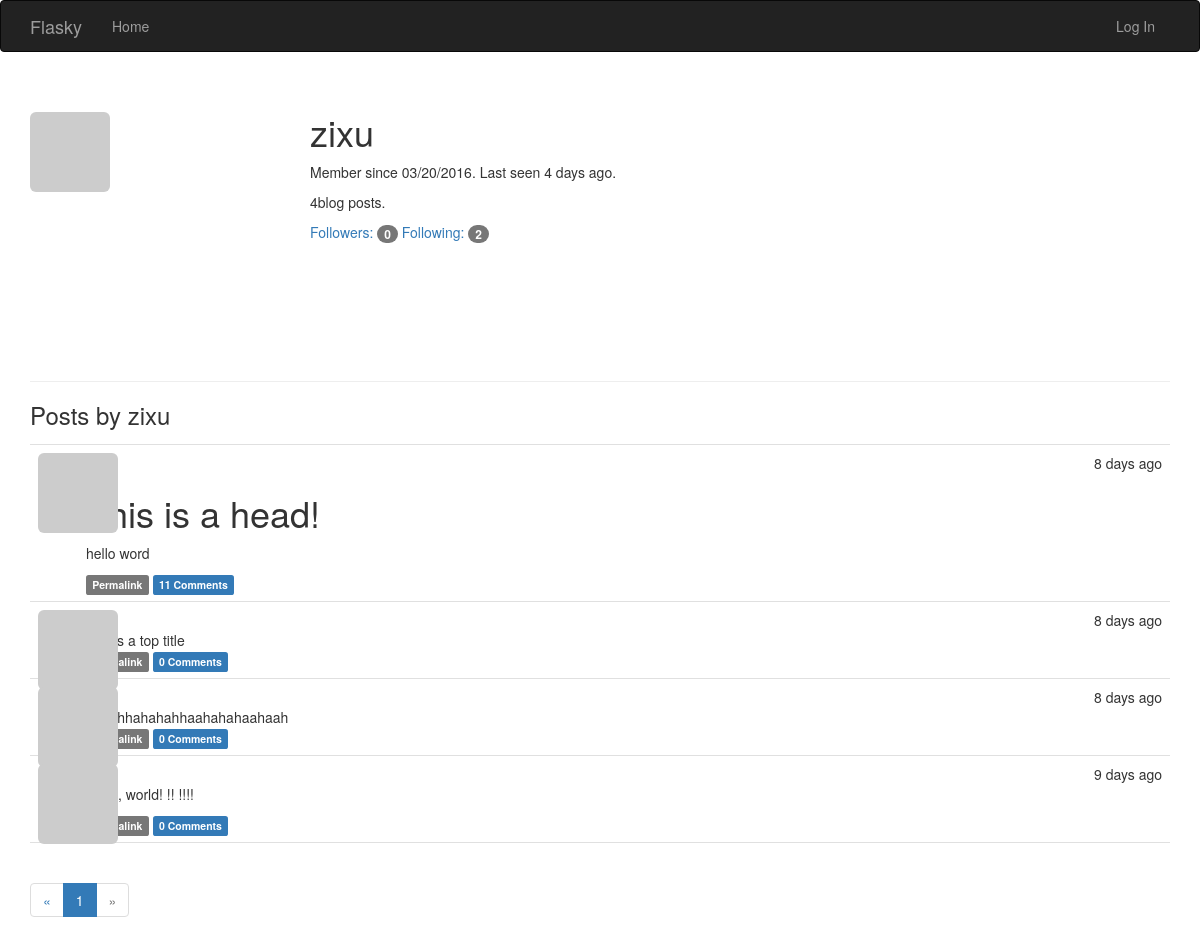
/user/zixu, run on an earlier commit of the app's database.
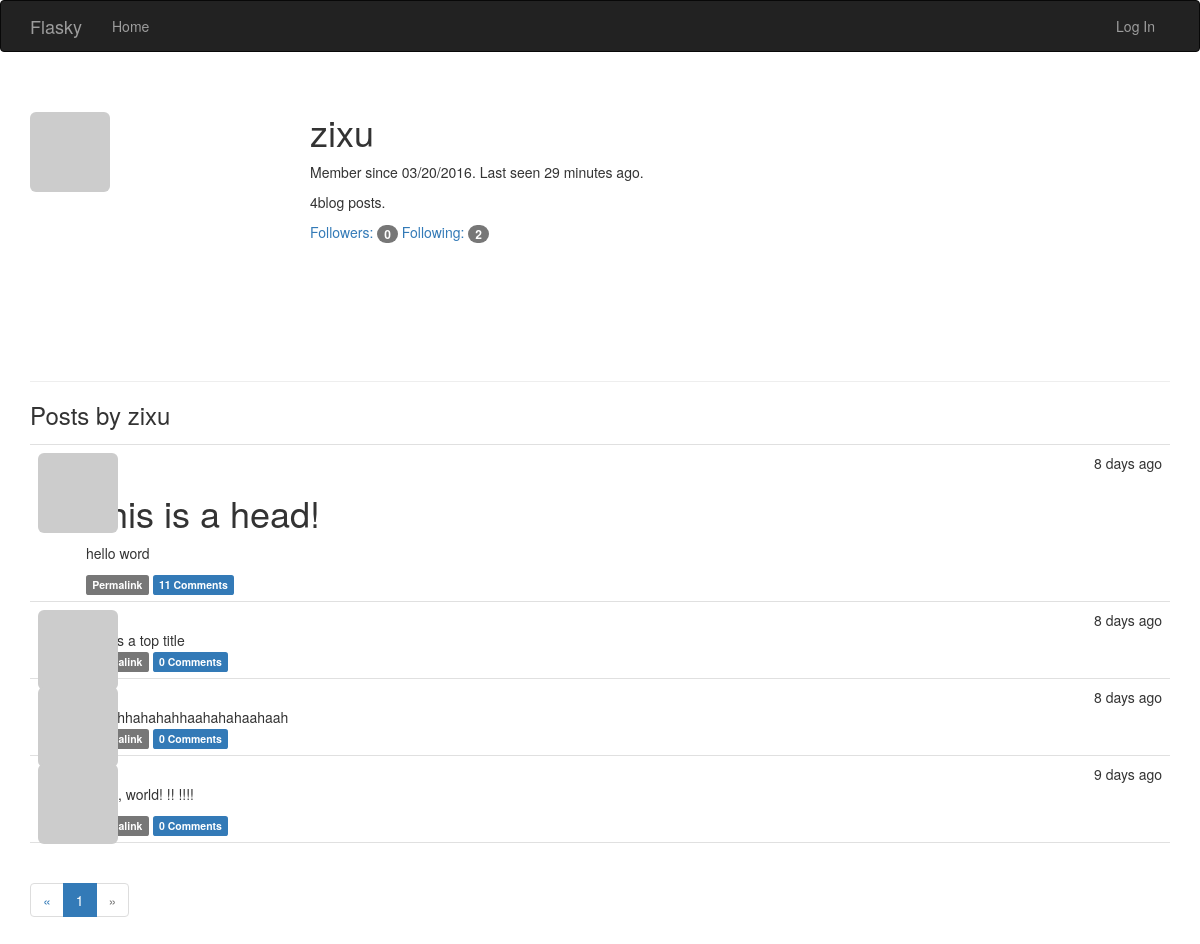
And on a later commit of the database.
### app/models.py (models this page shows, shortened)
class User(UserMixin, db.Model):
    __tablename__ = 'users'
    id = db.Column(db.Integer, primary_key=True)
    email = db.Column(db.String(64), unique=True, index=True)
    username = db.Column(db.String(64), unique=True, index=True)
    role_id = db.Column(db.Integer, db.ForeignKey('roles.id'))
    password_hash = db.Column(db.String(128))
    confirmed = db.Column(db.Boolean, default=False)
    name = db.Column(db.String(64))
    location = db.Column(db.String(64))
    about_me = db.Column(db.Text())
    member_since = db.Column(db.DateTime(), default=datetime.utcnow)
    last_seen = db.Column(db.DateTime(), default=datetime.utcnow)
    avatar_hash = db.Column(db.String(32))
    posts = db.relationship('Post', backref='author', lazy='dynamic')
    followed = db.relationship('Follow',
                               foreign_keys=[Follow.follower_id],
                               backref=db.backref('follower', lazy='joined'),
                               lazy='dynamic',
                               cascade='all, delete-orphan')
    followers = db.relationship('Follow',
                                foreign_keys=[Follow.followed_id],
                                backref=db.backref('followed', lazy='joined'),
                                lazy='dynamic',
                                cascade='all, delete-orphan')
    comments = db.relationship('Comment', backref='author', lazy='dynamic')
    @property
    def password(self):
        raise AttributeError('password is not a readable attribute')
    def gravatar(self, size=100, default='identicon', rating='g'):
        if request.is_secure:
            url = 'https://secure.gravatar.com/avatar'
        else:
            url = 'http://www.gravatar.com/avatar'
        hash = self.avatar_hash or hashlib.md5(
            self.email.encode('utf-8')).hexdigest()
        return '{url}/{hash}?s={size}&d={default}&r={rating}'.format(
            url=url, hash=hash, size=size, default=default, rating=rating)

class Post(db.Model):
    __tablename__ = 'posts'
    id = db.Column(db.Integer, primary_key=True)
    body = db.Column(db.Text)
    body_html = db.Column(db.Text)
    timestamp = db.Column(db.DateTime, index=True, default=datetime.utcnow)
    author_id = db.Column(db.Integer, db.ForeignKey('users.id'))
    comments = db.relationship('Comment', backref='post', lazy='dynamic')

### app/main/views.py (the view)
@main.route('/user/<username>')
def user(username):
    user = User.query.filter_by(username=username).first_or_404()
    page = request.args.get('page', 1, type=int)
    pagination = user.posts.order_by(Post.timestamp.desc()).paginate(
        page, per_page=current_app.config['FLASKY_POSTS_PER_PAGE'],
        error_out=False)
    posts = pagination.items
    return render_template('user.html', user=user, posts=posts, pagination=pagination)

### app/auth/views.py (called while the page is built)
@auth.before_app_request
def before_request():
    if current_user.is_authenticated:
        current_user.ping()
        if not current_user.confirmed \
                and request.endpoint[:5] != 'auth.' \
                and request.endpoint != 'static':
            return redirect(url_for('auth.unconfirmed'))

### app/main/__init__.py (called while the page is built)
@main.app_context_processor
def inject_permissions():
    return dict(Permission=Permission)

### app/main/views.py (called while the page is built)
@main.after_app_request
def after_request(response):
    for query in get_debug_queries():
        if query.duration >= current_app.config['FLASKY_SLOW_DB_QUERY_TIME']:
            current_app.logger.warning(
                'Slow query: %s\nParameters: %s\nDuration: %fs\nContext: %s\n' %
                                       (query.statement, query.parameters, query.duration,
                                            query.context))
    return response

### app/models.py (called while the page is built)
    def can(self, permissions):
        return False

    def is_administrator(self):
        return False

### app/templates/user.html (shortened to what this page needs)
{% extends "base.html" %}
{% import "_macros.html" as macros %}
{% block page_content %}
<div class="page-header">
    <img class="img-rounded profile-thumbnail" src="{{ user.gravatar(size=256) }}">
    <div class="profile-header">
        <h1>{{ user.username }}</h1>
        <p>Member since {{ moment(user.member_since).format('L') }}. Last seen {{ moment(user.last_seen).fromNow() }}.</p>
        <p>{{ user.posts.count() }}blog posts.</p>
        <p>
            <a href="{{ url_for('.followers', username=user.username) }}">
                Followers: <span class="badge">{{ user.followers.count() - 1 }}</span>
            </a>
            <a href="{{ url_for('.followed_by', username=user.username) }}">
                Following: <span class="badge">{{ user.followed.count() - 1}}</span>
            </a>
        </p>
    </div>
</div>
<h3>Posts by {{ user.username }}</h3>
{% include '_post.html' %}
{% if pagination %}
<div class="pagination">
    {{ macros.pagination_widget(pagination, '.user', username=user.username) }}
</div>
{% endif %}
{% endblock %}

### app/templates/base.html (shortened to what this page needs)
{% extends "bootstrap/base.html" %}
{% block head %}
{{ super() }}
<link rel="stylesheet" type="text/css" href="{{ url_for('static', filename='styles.css') }}">
{% endblock %}
{% block navbar %}
<div class="navbar navbar-inverse" role="navigation">
    <div class="container">
        <div class="navbar-header">
            <a class="navbar-brand" href="{{ url_for('main.index') }}">Flasky</a>
        </div>
        <div class="navbar-collapse collapse">
            <ul class="nav navbar-nav">
                <li><a href="{{ url_for('main.index') }}">Home</a></li>
            </ul>
            <ul class="nav navbar-nav navbar-right">
                {% if current_user.is_authenticated %}
                <li class="dropdown">
                    <a href="#" class="dropdown-toggle" data-toggle="dropdown">
                        <img src="{{ current_user.gravatar(size=18) }}">
                        Account <b class="caret"></b>
                    </a>
                    <ul class="dropdown-menu">
                        <li><a href="{{ url_for('auth.change_password') }}">Change Password</a></li>
                        <li><a href="{{ url_for('auth.change_email_request') }}">Change Email</a></li>
                        <li><a href="{{ url_for('auth.logout') }}">Log Out</a></li>
                    </ul>
                </li>
                {% else %}
                <li><a href="{{ url_for('auth.login') }}">Log In</a></li>
                {% endif %}
            </ul>
        </div>
    </div>
</div>
{% endblock %}
{% block content %}
<div class="container">
    {% block page_content %}{% endblock %}
</div>
{% endblock %}

### app/templates/_macros.html
{% macro pagination_widget(pagination, endpoint, fragment='') %}
<ul class="pagination">
	<li{% if not pagination.has_prev %} class="disadled"{% endif %}>
		<a href="{% if pagination.has_prev %}{{ url_for(endpoint,
			page = pagination.page - 1, **kwargs) }}{% else %}#{% endif %}">
			&laquo;
		</a>
	</li>
	{% for p in pagination.iter_pages() %}
		{% if p %}
			{% if p == pagination.page %}
			<li class="active">
				<a href="{{ url_for(endpoint, page = p, **kwargs) }}">{{ p }}</a>
			</li>
			{% else %}
			<li>
				<a href="{{ url_for(endpoint, page = p, **kwargs) }}">{{ p }}</a>
			</li>
			{% endif %}
		{% else %}
		<li class="disabled"><a href="#">&hellip;</a></li>
		{% endif %}
	{% endfor %}
	<li{% if not pagination.has_next %} class="disabled"{% endif %}>
		<a href="{% if pagination.has_next %}{{ url_for(endpoint,
			page = pagination.page + 1, **kwargs) }}{% else %}#{% endif %}">
			&raquo;
		</a>
	</li>
</ul>
{% endmacro %}

### app/templates/_post.html (shortened to what this page needs)
<ul class="posts">
	{% for post in posts %}
	<li class="post">
		<div class="post-thumbnail">
			<a href="{{ url_for('.user', username=post.author.username) }}">
				<img class="img-rounded profile-thumbnail" src="{{ post.author.gravatar(size=40) }}">
			</a>
		</div>
		<div class="post-content">
			<div class="post-date">{{ moment(post.timestamp).fromNow() }}</div>
			<div class="post-author">
				<a href="{{ url_for('.user', username=post.author.username) }}">
				</a>
			</div>
			<div class="post-body">
				{% if post.body_html %}
					{{ post.body_html | safe }}
				{% else %}
					{{ post.body }}
				{% endif %}
			</div>
			<div class="post-footer">
				<a href="{{ url_for('.post', id=post.id) }}">
					<span class="label label-default">Permalink</span>
				</a>
				<a href="{{ url_for('.post', id=post.id) }}#comments">
					<span class="label label-primary">
						{{ post.comments.count() }} Comments
					</span>
				</a>
			</div>
	</li>
	{% endfor %}
</ul>

### app/static/styles.css (style rules this page uses)
.profile-thumbnail { position: absolute; }
.profile-header { min-height: 260px; margin-left: 280px; }
ul.posts { list-style-type: none; padding: 0px; margin: 16px 0px 0px 0px; border-top: 1px solid #e0e0e0; }
ul.posts li.post { padding: 8px; border-bottom: 1px solid #e0e0e0; }
div.post-date { float: right; }
div.post-author { font-weight: bold; }
div.post-thumbnail { position: absolute; }
div.post-content { margin-left: 48px; min-height: 48px; }

What changed in the data, as far as the page shows it:
changed User "zixu": last_seen "4 days ago" → "29 minutes ago"
